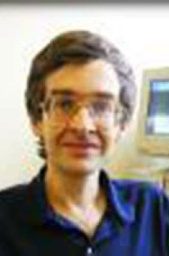
#> input picture in/gompf.jpg, 169 x 256 px, shrunk from 330 x 500 before the run, found by its file name; its folder holds only this picture in this run
$ python style.py in/gompf.jpg
#> lines starting #> are read from the running program, lines starting #| are printed output that depends on the picture
from PIL import Image
from PIL import ImageColor
import colorsys
from random import randint
from math import *
from PIL import ImageFilter
import sys


class rice:
	def __init__(self, color, angle=randint(0,360)):
		self.color = color
		self.angle = angle
		self.length = 20 + randint(-2,2)
		self.width = 5 + randint(-1,1)
		self.image = Image.new('RGB', (40,40))

	def draw(self):
		temp = []
		for y in range(40):
			for x in range(40):
				temp.append(self.coloringFunction(x,y))
		self.image.putdata(tuple(temp))
		self.image = self.image.filter(ImageFilter.SMOOTH).rotate(self.angle)


	def coloringFunction(self, x, y):
		if(abs(abs(x-20)*abs(x-20) + 16*abs(y-20)*abs(y-20)) > self.length*self.length*0.25):
			return (0,0,0)
		if(x >= 12 and x <=28 and abs(y-20-sqrt((100-(x-20)*(x-20))/80))<0.12):
			return (int(((231 + randint(-3,3))*self.color[0])//255) ,int(((232 + randint(-3,3))*self.color[1])//255) ,int(((226 + randint(-3,3))*self.color[2])/255))
		if((x-23)*(x-23) + 64*(y-19.5)*(y-19.5) <= 18):
			return (int(((236 + randint(-3,3))*self.color[0])//255) ,int(((215 + randint(-3,3))*self.color[1])//255) ,int(((130 + randint(-3,3))*self.color[2])/255))
		else:
			return (int(((216 + randint(-3,3))*self.color[0])//255) ,int(((217 + randint(-3,3))*self.color[1])//255) ,int(((209 + randint(-3,3))*self.color[2])/255))


def grad(pixel1, pixel2, pixel3):
	p1 = (pixel1[0] + pixel1[1] + pixel1[2])/3
	p2 = (pixel2[0] + pixel2[1] + pixel2[2])/3
	p3 = (pixel3[0] + pixel3[1] + pixel3[2])/3
	x = p1-p2

	if(x == 0):
		return 90
	y = p1-p3
	return (atan(y/x)*180/pi)+90


# texture = Image.open("./texture/rice.jpg").crop((0,0,800,536))
image = Image.open("./in/" + sys.argv[1])
#> image is the input picture: PIL image 169x256 RGB; mean R, G, B 154.5, 144.8, 134
# edges = image.filter(ImageFilter.FIND_EDGES)

# tsize = texture.size
isize = image.size
#> isize = (169, 256)

output = Image.new('RGB', (isize[0]+40, isize[1]+40))
#> output: PIL image 209x296 RGB; every value is 0
n = 0
for i in range(floor(isize[0]*isize[1]/16)):
	if(i%int(isize[0]*isize[1]/1000) == 0):
		sys.stdout.write("\b" * (n))
		x = str(round(100*((16*i)/(isize[0]*isize[1])),1))
		sys.stdout.write(x)
		n = len(x)
		sys.stdout.flush()

	x = randint(0,isize[0]-1)
	y = randint(0,isize[1]-1)
	temp1 = image.getpixel((x,y))
	if x == isize[0]-1 or y == isize[1]-1:
		Rice = rice(temp1)
	else:
		Rice = rice(temp1, grad(image.getpixel((x,y)),image.getpixel((x+1,y)),image.getpixel((x,y+1))))
	Rice.draw()
	for y11 in range(22):
		y1 = y11+9
		for x11 in range(22):
			x1 = x11 + 9
			temp = Rice.image.getpixel((x1,y1))
			if temp[0] + temp[1] + temp[2] < 40:
				continue
			else:
				output.putpixel((x+x1,y+y1), temp)
#> this loop made 2704 passes
#> pass 1, in draw, `self.image = self.image.filter(ImageFilter.SMOOTH).rotate(self.angle)`:
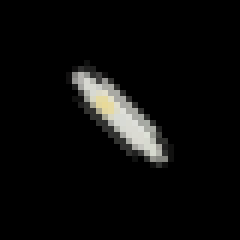
#> self.image: PIL image 40x40 RGB (shown 6 times larger); mean R, G, B 11.5, 11.5, 10.8
#> pass 2, in draw (call 2), `self.image = self.image.filter(ImageFilter.SMOOTH).rotate(self.angle)`:
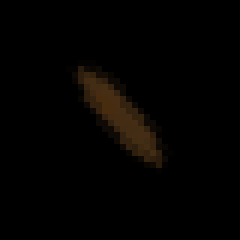
#> self.image: PIL image 40x40 RGB (shown 6 times larger); mean R, G, B 3.6, 2.3, 1.1
#> pass 3, in draw (call 3), `self.image = self.image.filter(ImageFilter.SMOOTH).rotate(self.angle)`:
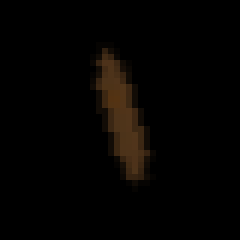
#> self.image: PIL image 40x40 RGB (shown 6 times larger); mean R, G, B 4.7, 3.1, 1.5
#> after the loop:
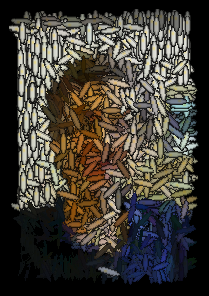
#> output: PIL image 209x296 RGB; mean R, G, B 64.8, 60.7, 53.4

output.show()
output.save('./out/' + sys.argv[1])
# [45 lines of commented-out code are left out]
